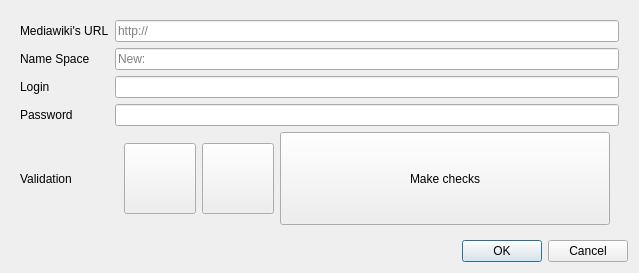
<?xml version="1.0" encoding="UTF-8"?>
<ui version="4.0">
 <class>exportDialog</class>
 <widget class="QDialog" name="exportDialog">
  <property name="geometry">
   <rect>
    <x>0</x>
    <y>0</y>
    <width>639</width>
    <height>273</height>
   </rect>
  </property>
  <property name="windowTitle">
   <string>Export parameters</string>
  </property>
  <property name="windowIcon">
   <iconset>
    <normaloff>images/uicilibris.svg</normaloff>images/uicilibris.svg</iconset>
  </property>
  <layout class="QVBoxLayout" name="verticalLayout">
   <item>
    <widget class="QWidget" name="widget" native="true">
     <layout class="QFormLayout" name="formLayout">
      <item row="0" column="0">
       <widget class="QLabel" name="label">
        <property name="text">
         <string>Mediawiki's URL</string>
        </property>
       </widget>
      </item>
      <item row="0" column="1">
       <widget class="QLineEdit" name="urlEdit">
        <property name="toolTip">
         <string>URL of the mediawiki's homepage. Begins with 'http://'</string>
        </property>
        <property name="statusTip">
         <string>URL of the mediawiki's homepage. Begins with 'http://'</string>
        </property>
        <property name="text">
         <string/>
        </property>
        <property name="placeholderText">
         <string notr="true">http://</string>
        </property>
       </widget>
      </item>
      <item row="1" column="0">
       <widget class="QLabel" name="label_2">
        <property name="text">
         <string>Name Space</string>
        </property>
       </widget>
      </item>
      <item row="1" column="1">
       <widget class="QLineEdit" name="nsEdit">
        <property name="toolTip">
         <string>A short word with a colon</string>
        </property>
        <property name="statusTip">
         <string>A short word with a colon</string>
        </property>
        <property name="text">
         <string/>
        </property>
        <property name="placeholderText">
         <string>New:</string>
        </property>
       </widget>
      </item>
      <item row="4" column="0">
       <widget class="QLabel" name="label_3">
        <property name="sizePolicy">
         <sizepolicy hsizetype="Preferred" vsizetype="Expanding">
          <horstretch>0</horstretch>
          <verstretch>0</verstretch>
         </sizepolicy>
        </property>
        <property name="text">
         <string>Validation</string>
        </property>
       </widget>
      </item>
      <item row="2" column="0">
       <widget class="QLabel" name="label_4">
        <property name="text">
         <string>Login</string>
        </property>
       </widget>
      </item>
      <item row="3" column="0">
       <widget class="QLabel" name="label_5">
        <property name="text">
         <string>Password</string>
        </property>
       </widget>
      </item>
      <item row="2" column="1">
       <widget class="QLineEdit" name="loginEdit">
        <property name="toolTip">
         <string>Your login in this mediawiki</string>
        </property>
        <property name="statusTip">
         <string>Your login in this mediawiki</string>
        </property>
       </widget>
      </item>
      <item row="3" column="1">
       <widget class="QLineEdit" name="passwdEdit">
        <property name="toolTip">
         <string>Your password</string>
        </property>
        <property name="statusTip">
         <string>Your password</string>
        </property>
        <property name="echoMode">
         <enum>QLineEdit::Password</enum>
        </property>
       </widget>
      </item>
      <item row="4" column="1">
       <widget class="QWidget" name="widget_2" native="true">
        <property name="minimumSize">
         <size>
          <width>0</width>
          <height>0</height>
         </size>
        </property>
        <layout class="QHBoxLayout" name="horizontalLayout">
         <property name="topMargin">
          <number>0</number>
         </property>
         <property name="bottomMargin">
          <number>0</number>
         </property>
         <item>
          <widget class="QToolButton" name="validButton">
           <property name="text">
            <string/>
           </property>
           <property name="icon">
            <iconset>
             <normaloff>../../../../../../usr/share/icons/Tango/scalable/categories/applications-system.svg</normaloff>../../../../../../usr/share/icons/Tango/scalable/categories/applications-system.svg</iconset>
           </property>
           <property name="iconSize">
            <size>
             <width>64</width>
             <height>64</height>
            </size>
           </property>
          </widget>
         </item>
         <item>
          <widget class="QToolButton" name="loggedButton">
           <property name="text">
            <string/>
           </property>
           <property name="icon">
            <iconset>
             <normaloff>../../../../../../usr/share/icons/Tango/scalable/emotes/face-monkey.svg</normaloff>../../../../../../usr/share/icons/Tango/scalable/emotes/face-monkey.svg</iconset>
           </property>
           <property name="iconSize">
            <size>
             <width>64</width>
             <height>64</height>
            </size>
           </property>
          </widget>
         </item>
         <item>
          <widget class="QPushButton" name="checkButton">
           <property name="sizePolicy">
            <sizepolicy hsizetype="Minimum" vsizetype="Expanding">
             <horstretch>0</horstretch>
             <verstretch>0</verstretch>
            </sizepolicy>
           </property>
           <property name="toolTip">
            <string>Make a few checks in the target mediawiki</string>
           </property>
           <property name="statusTip">
            <string>Make a few checks in the target mediawiki</string>
           </property>
           <property name="text">
            <string>Make checks</string>
           </property>
          </widget>
         </item>
        </layout>
       </widget>
      </item>
     </layout>
    </widget>
   </item>
   <item>
    <widget class="QDialogButtonBox" name="buttonBox">
     <property name="orientation">
      <enum>Qt::Horizontal</enum>
     </property>
     <property name="standardButtons">
      <set>QDialogButtonBox::Cancel|QDialogButtonBox::Ok</set>
     </property>
    </widget>
   </item>
  </layout>
 </widget>
 <resources/>
 <connections>
  <connection>
   <sender>buttonBox</sender>
   <signal>accepted()</signal>
   <receiver>exportDialog</receiver>
   <slot>accept()</slot>
   <hints>
    <hint type="sourcelabel">
     <x>248</x>
     <y>254</y>
    </hint>
    <hint type="destinationlabel">
     <x>157</x>
     <y>274</y>
    </hint>
   </hints>
  </connection>
  <connection>
   <sender>buttonBox</sender>
   <signal>rejected()</signal>
   <receiver>exportDialog</receiver>
   <slot>reject()</slot>
   <hints>
    <hint type="sourcelabel">
     <x>316</x>
     <y>260</y>
    </hint>
    <hint type="destinationlabel">
     <x>286</x>
     <y>274</y>
    </hint>
   </hints>
  </connection>
 </connections>
</ui>
